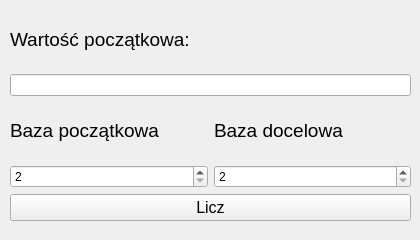
<?xml version="1.0" encoding="UTF-8"?>
<ui version="4.0">
 <class>Form</class>
 <widget class="QWidget" name="Form">
  <property name="geometry">
   <rect>
    <x>0</x>
    <y>0</y>
    <width>420</width>
    <height>240</height>
   </rect>
  </property>
  <property name="minimumSize">
   <size>
    <width>420</width>
    <height>240</height>
   </size>
  </property>
  <property name="maximumSize">
   <size>
    <width>420</width>
    <height>240</height>
   </size>
  </property>
  <property name="windowTitle">
   <string>Form</string>
  </property>
  <widget class="QWidget" name="verticalLayoutWidget">
   <property name="geometry">
    <rect>
     <x>10</x>
     <y>10</y>
     <width>401</width>
     <height>211</height>
    </rect>
   </property>
   <layout class="QVBoxLayout" name="verticalLayout">
    <item>
     <widget class="QLabel" name="label_3">
      <property name="font">
       <font>
        <pointsize>14</pointsize>
       </font>
      </property>
      <property name="text">
       <string>Wartość początkowa:</string>
      </property>
     </widget>
    </item>
    <item>
     <widget class="QLineEdit" name="wartoscStart"/>
    </item>
    <item>
     <layout class="QHBoxLayout" name="horizontalLayout">
      <item>
       <widget class="QLabel" name="label">
        <property name="font">
         <font>
          <pointsize>14</pointsize>
         </font>
        </property>
        <property name="text">
         <string>Baza początkowa</string>
        </property>
       </widget>
      </item>
      <item>
       <widget class="QLabel" name="label_2">
        <property name="font">
         <font>
          <pointsize>14</pointsize>
         </font>
        </property>
        <property name="text">
         <string>Baza docelowa</string>
        </property>
       </widget>
      </item>
     </layout>
    </item>
    <item>
     <layout class="QHBoxLayout" name="horizontalLayout_2">
      <item>
       <widget class="QSpinBox" name="baza2">
        <property name="minimum">
         <number>2</number>
        </property>
        <property name="maximum">
         <number>10</number>
        </property>
       </widget>
      </item>
      <item>
       <widget class="QSpinBox" name="baza1">
        <property name="minimum">
         <number>2</number>
        </property>
        <property name="maximum">
         <number>10</number>
        </property>
       </widget>
      </item>
     </layout>
    </item>
    <item>
     <widget class="QPushButton" name="liczBaza">
      <property name="font">
       <font>
        <pointsize>12</pointsize>
       </font>
      </property>
      <property name="text">
       <string>Licz</string>
      </property>
     </widget>
    </item>
   </layout>
  </widget>
 </widget>
 <resources/>
 <connections/>
</ui>
